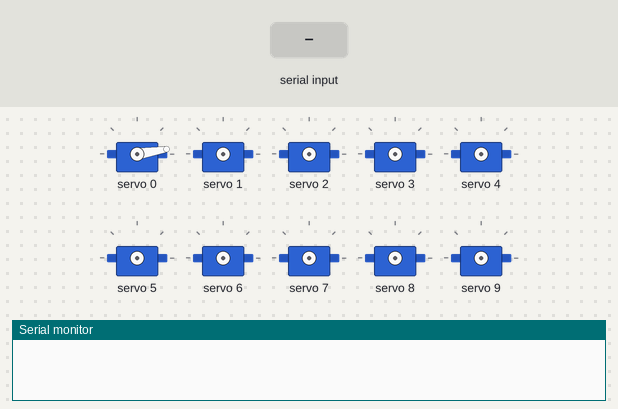
Recording of a sketch running on a simulated Arduino Uno, built with avr-gcc and run on an emulated ATmega328P. On the bench: 10 × servo, the last lines printed to the serial monitor. The test bench sets the inputs (shaded band).

Above: at 0.1 s.
At 4.2 s:
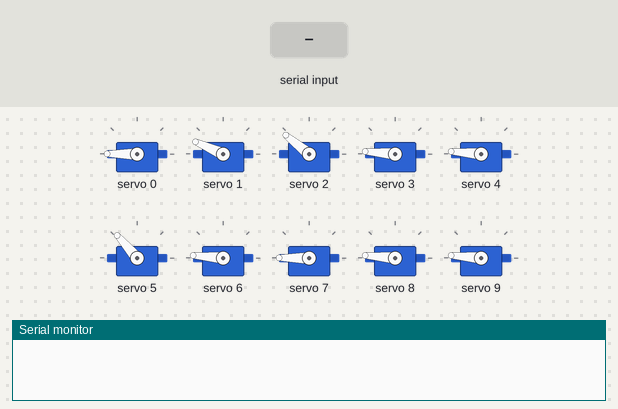
4.3 s: "90,45\n" received over Serial
At 6.1 s:
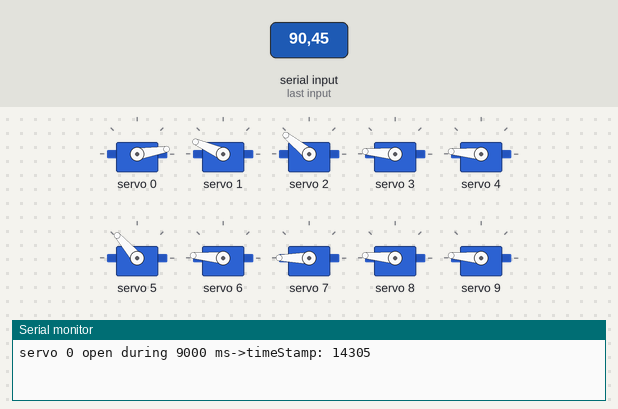
Timing chart, 0 to 15.8 s (numbered marks = the images above; inputs shaded):
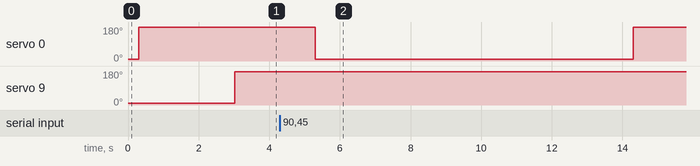

Measured:
- after the input at 4.3 s, servo 0: 180° → 9° after 1.0 s, → 180° 9.0 s later

The sketch:

servoControler.ino
```cpp
#include <Wire.h>
#include <Adafruit_PWMServoDriver.h>
Adafruit_PWMServoDriver pwm = Adafruit_PWMServoDriver();

#define MIN_PULSE_WIDTH 640
#define MAX_PULSE_WIDTH 2350
#define DEFAULT_PULSE_WIDTH 1500
#define FREQUENCY 50
#define NUMBER_SERVO 10


unsigned long timeStampList[NUMBER_SERVO];
unsigned int Min_Pulse_Width[NUMBER_SERVO];
unsigned int MAx_Pulse_width[NUMBER_SERVO];

int pulseWidth(int angle, int servo){
  int pulse_wide, analog_value;
  pulse_wide = map(angle, 0, 180, Min_Pulse_Width[servo], MAx_Pulse_width[servo]);
  analog_value = int(float(pulse_wide) / 1000000 * FREQUENCY * 4096);
  return analog_value;
}

void openServo(int servonumber){
  pwm.setPWM(servonumber, 0, pulseWidth(0,servonumber));
}

void closeServo(int servonumber){
  pwm.setPWM(servonumber, 0, pulseWidth(180,servonumber));
}

void UpdateServoState()
{
  if(Serial.available())
  {
    String newBuffer=Serial.readString();
    while(newBuffer !="")
    {

      long newLine = (newBuffer.substring(0,6)).toInt();
      if( newBuffer.length()>6 )
      {
        newBuffer=newBuffer.substring(7);
      }
      else{
        newBuffer="";
      }
      int newServo = newLine/10000;
      unsigned long newQuantite = newLine % 10000;
      if( newServo < NUMBER_SERVO && newServo >= 0 )
      {
        unsigned long newTime = newQuantite*100;// the new time is in ms the quantity is in decisec
        openServo( newServo );
        if( timeStampList[newServo]== 0)
        {
          timeStampList[newServo]= millis()+ newTime ;
        }
        else
        {
          timeStampList[newServo] += newTime ;
        }
        Serial.print("servo ");
        Serial.print(newServo);
        Serial.print(" open during ");
        Serial.print(newTime);
        Serial.print(" ms");
        Serial.print("->timeStamp: ");
        Serial.println(timeStampList[newServo]);
      }
    }
  }
  int servo;
  unsigned long actualTime= millis();
  for( servo = 0 ; servo < NUMBER_SERVO ; servo ++ ){
    if (timeStampList[servo]!= 0 && timeStampList[servo] <= actualTime){
      closeServo( servo );
      timeStampList[servo]=0;
      Serial.print("servo ");
      Serial.print(servo);
      Serial.println(" closed");
    }
  }
}

void setup() {
  Serial.begin(9600);
  pwm.begin();
  pwm.setPWMFreq(FREQUENCY);
  int i;

  for( i = 0 ; i < 10 ; i++){
    MAx_Pulse_width[i] = MAX_PULSE_WIDTH; //to do one by one after
    Min_Pulse_Width[i] = MIN_PULSE_WIDTH;
    timeStampList[i]=0;
  }
  MAx_Pulse_width[0]=2400;
  MAx_Pulse_width[1]=2150;
  MAx_Pulse_width[2]=2000;
  MAx_Pulse_width[3]=2350;
  MAx_Pulse_width[4]=2350;
  MAx_Pulse_width[5]=1900;
  MAx_Pulse_width[6]=2350;
  MAx_Pulse_width[7]=2500;
  Min_Pulse_Width[0]=640;
  Min_Pulse_Width[1]=640;
  Min_Pulse_Width[2]=640;
  Min_Pulse_Width[3]=640;
  Min_Pulse_Width[4]=640;
  Min_Pulse_Width[5]=640;
  Min_Pulse_Width[6]=640;
  Min_Pulse_Width[7]=640;
for( i = 0 ; i < 10 ; i++)
{
  openServo(i);
  delay(300);
  closeServo(i);
  }
}


void loop() {
  UpdateServoState();
}
```
